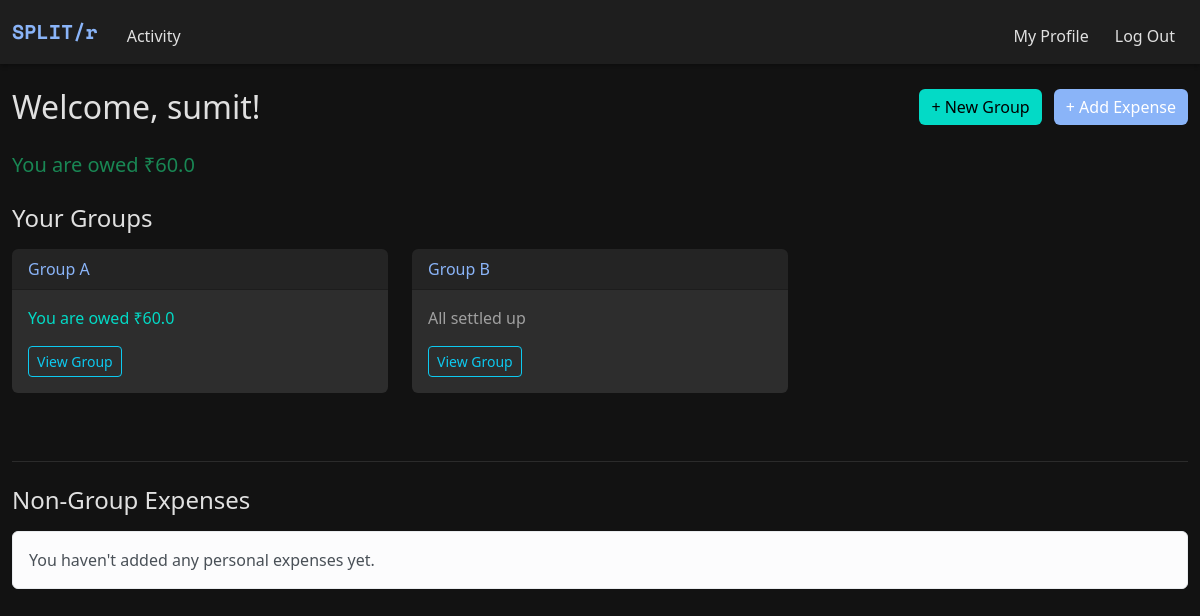
The page / (signed in) on the database its author committed.
### models.py (models this page shows)
class Group(db.Model):
    __tablename__ = "groups"
    id = db.Column(db.Integer, primary_key=True)
    name = db.Column(db.String(100), nullable=False)
    users = db.relationship("User", secondary="group_members", backref="groups")

### app.py (the view)
@app.route('/')
@login_required
def index():
    if "user_id" not in session:
        flash("Please log in first!", "warning")
        return redirect("/login")
    user_id = session.get("user_id")
    user = User.query.get(user_id)
    groups = user.groups
    expenses = Expense.query.all()  # Get all expenses (group + non-group)
    net_balance = 0.0
    for expense in expenses:
        for split in expense.splits:
            if split.user_id == user_id:
                net_balance -= split.amount
        if expense.paid_by_id == user_id:
            net_balance += expense.amount
    group_balances = {}
    for group in groups:
        expenses = Expense.query.filter_by(group_id=group.id).all()
        balance = 0.0
        for expense in expenses:
            for split in expense.splits:
                if split.user_id == user_id:
                    balance -= split.amount
            if expense.paid_by_id == user_id:
                balance += expense.amount
        group_balances[group.id] = balance
    return render_template(
        "index.html",
        groups=groups,
        net_balance=net_balance,
        group_balances=group_balances
    )

### helper.py (called while the page is built)
def login_required(f):
    @wraps(f)
    def decorated_function(*args, **kwargs):
        if "user_id" not in session:
            flash("You must be logged in to view this page.", "danger")
            return redirect("/login")
        return f(*args, **kwargs)
    return decorated_function

### templates/index.html (shortened to what this page needs)
{% extends "layout.html" %}
{% block main %}
<div class="container-fluid py-4">
    <div class="d-flex justify-content-between align-items-center mb-4">
        <h2 class="mb-0">Welcome, {{ session["username"] }}!</h2>
        <div>
            <a href="/create-group" class="btn btn-success me-2">+ New Group</a>
            <a href="/add-expense" class="btn btn-primary">+ Add Expense</a>
        </div>
    </div>
    <div class="mb-4">
        {% if net_balance < 0 %}
            <p class="text-danger fs-5">You owe ₹{{ -net_balance | round(2) }}</p>
        {% elif net_balance > 0 %}
        <p class="text-success fs-5">You are owed ₹{{ net_balance | round(2) }}</p>
        {% else %}
            <p class="text-muted-custom fs-5">All settled up!</p>
        {% endif %}
    </div>
    {% if groups %}
        <h4 class="mb-3">Your Groups</h4>
        <div class="row">
            {% for group in groups %}
                <div class="col-md-6 col-lg-4 mb-4">
                    <div class="card">
                        <div class="card-header">
                            {{ group.name }}
                        </div>
                        <div class="card-body">
                            {% set balance = group_balances.get(group.id, 0) %}
                            {% if balance < 0 %}
                                <p class="text-danger-custom">You owe ₹{{ -balance | round(2) }}</p>
                            {% elif balance > 0 %}
                                <p class="text-success-custom">You are owed ₹{{ balance | round(2) }}</p>
                            {% else %}
                                <p class="text-muted-custom">All settled up</p>
                            {% endif %}
                            <a href="{{ url_for('group_page', group_id=group.id) }}" class="btn btn-outline-info btn-sm">View Group</a>
                        </div>
                    </div>
                </div>
            {% endfor %}
        </div>
    {% else %}
        <div class="alert alert-secondary">You're not part of any groups yet. Create one to get started!</div>
    {% endif %}
    <hr class="my-4">
    <h4 class="mb-3">Non-Group Expenses</h4>
    {% if personal_expenses %}
        <div class="row">
            {% for expense in personal_expenses %}
                <div class="col-md-6 col-lg-4 mb-4">
                    <div class="card border-secondary">
                        <div class="card-header bg-secondary text-white">
                            {{ expense.description }}
                        </div>
                        <div class="card-body">
                            <p class="card-text mb-1">Amount: ₹{{ expense.amount }}</p>
                            <p class="card-text text-muted small">You are involved in this transaction</p>
                            <a href="{{ url_for('view_personal_expense', expense_id=expense.id) }}" class="btn btn-outline-secondary btn-sm">View Details</a>
                        </div>
                    </div>
                </div>
            {% endfor %}
        </div>
    {% else %}
        <div class="alert alert-light">You haven't added any personal expenses yet.</div>
    {% endif %}
</div>
{% endblock %}

### static/style.css (style rules this page uses)
:root { --dark-bg: #121212; --dark-secondary: #1e1e1e; --dark-tertiary: #2d2d2d; --text-primary: #e0e0e0; --text-secondary: #a0a0a0; --accent-color: #8ab4f8; --danger-color: #cf6679; --success-color: #03dac6; }
html, body { height: 100%; margin: 0; padding: 0; background-color: var(--dark-bg); color: var(--text-primary); display: flex; flex-direction: column; }
body { background-color: var(--dark-bg); color: var(--text-primary); min-height: 100vh; display: flex; flex-direction: column; }
.text-success-custom { color: var(--success-color) !important; }
.text-muted-custom { color: var(--text-secondary) !important; }
.card { background-color: var(--dark-tertiary); border: none; margin-bottom: 20px; }
.card-header { background-color: rgba(0, 0, 0, 0.2); color: var(--accent-color); font-weight: 500; }
.btn-primary, .btn-danger, .btn-success { border: none; }
.btn-primary { background-color: var(--accent-color); }
.btn-success { background-color: var(--success-color); color: #000; }
hr { border-color: #444; opacity: 0.5; }

### rows shown on the page
Group: name "Group A", balance "60.0"
Group: name "Group B", shows "All settled up"

### other values the page prints
{{ session["username"] }} "sumit"
{{ net_balance | round(2) }} "60.0"
